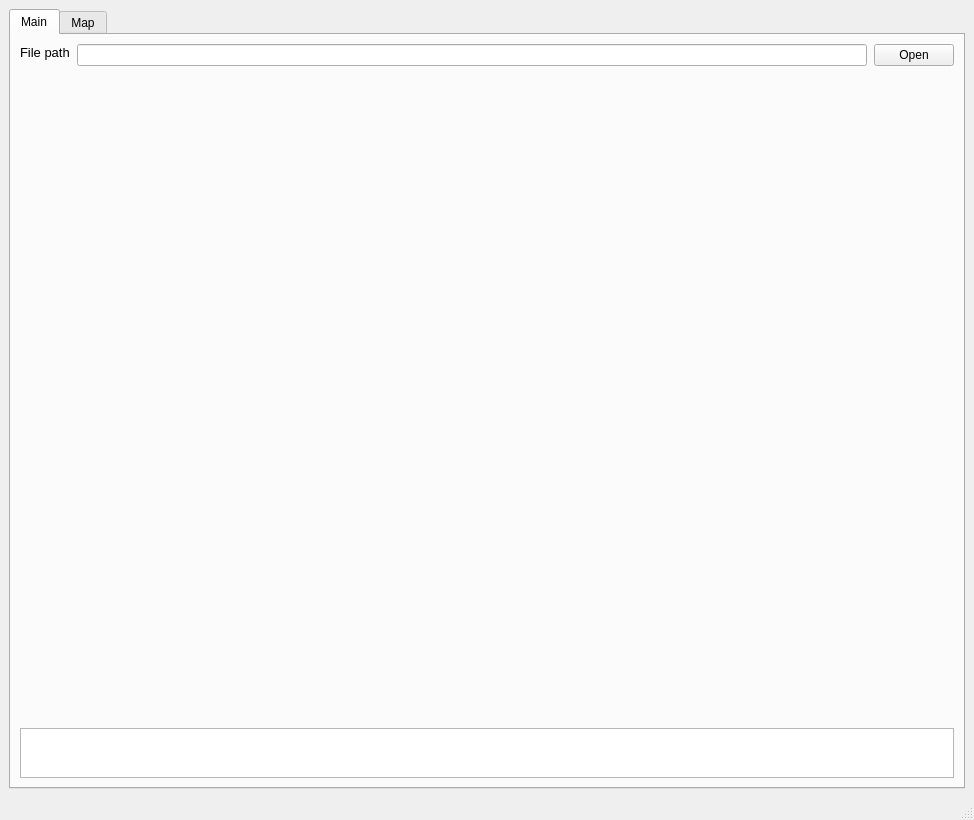
<?xml version="1.0" encoding="UTF-8"?>
<ui version="4.0">
 <class>MainWindow</class>
 <widget class="QMainWindow" name="MainWindow">
  <property name="geometry">
   <rect>
    <x>0</x>
    <y>0</y>
    <width>974</width>
    <height>820</height>
   </rect>
  </property>
  <property name="windowTitle">
   <string>MainWindow</string>
  </property>
  <widget class="QWidget" name="centralwidget">
   <layout class="QVBoxLayout" name="verticalLayout_2">
    <item>
     <layout class="QHBoxLayout" name="horizontalLayout_9">
      <item>
       <widget class="QTabWidget" name="tabWidget">
        <property name="enabled">
         <bool>true</bool>
        </property>
        <property name="currentIndex">
         <number>0</number>
        </property>
        <widget class="QWidget" name="main_tab">
         <attribute name="title">
          <string>Main</string>
         </attribute>
         <layout class="QVBoxLayout" name="verticalLayout">
          <item>
           <layout class="QHBoxLayout" name="horizontalLayout_2">
            <property name="spacing">
             <number>7</number>
            </property>
            <item>
             <widget class="QLabel" name="label">
              <property name="maximumSize">
               <size>
                <width>16777215</width>
                <height>20</height>
               </size>
              </property>
              <property name="font">
               <font>
                <pointsize>10</pointsize>
               </font>
              </property>
              <property name="text">
               <string>File path</string>
              </property>
              <property name="alignment">
               <set>Qt::AlignLeading|Qt::AlignLeft|Qt::AlignTop</set>
              </property>
              <property name="wordWrap">
               <bool>false</bool>
              </property>
              <property name="margin">
               <number>0</number>
              </property>
              <property name="indent">
               <number>-1</number>
              </property>
             </widget>
            </item>
            <item>
             <widget class="QLineEdit" name="LE_file_path">
              <property name="sizePolicy">
               <sizepolicy hsizetype="Expanding" vsizetype="Maximum">
                <horstretch>0</horstretch>
                <verstretch>0</verstretch>
               </sizepolicy>
              </property>
              <property name="layoutDirection">
               <enum>Qt::LeftToRight</enum>
              </property>
              <property name="alignment">
               <set>Qt::AlignLeading|Qt::AlignLeft|Qt::AlignTop</set>
              </property>
             </widget>
            </item>
            <item>
             <widget class="QPushButton" name="PB_open_file">
              <property name="sizePolicy">
               <sizepolicy hsizetype="Minimum" vsizetype="Fixed">
                <horstretch>0</horstretch>
                <verstretch>0</verstretch>
               </sizepolicy>
              </property>
              <property name="text">
               <string>Open</string>
              </property>
             </widget>
            </item>
           </layout>
          </item>
          <item>
           <widget class="QWidget" name="widget" native="true">
            <property name="minimumSize">
             <size>
              <width>0</width>
              <height>500</height>
             </size>
            </property>
           </widget>
          </item>
          <item>
           <widget class="QTextEdit" name="TE_warning">
            <property name="sizePolicy">
             <sizepolicy hsizetype="Expanding" vsizetype="Minimum">
              <horstretch>0</horstretch>
              <verstretch>0</verstretch>
             </sizepolicy>
            </property>
            <property name="maximumSize">
             <size>
              <width>16777215</width>
              <height>50</height>
             </size>
            </property>
           </widget>
          </item>
         </layout>
        </widget>
        <widget class="QWidget" name="map_tab">
         <attribute name="title">
          <string>Map</string>
         </attribute>
         <layout class="QVBoxLayout" name="verticalLayout_5">
          <item>
           <layout class="QHBoxLayout" name="horizontalLayout_3">
            <item>
             <widget class="QPushButton" name="PB_show_by_year">
              <property name="maximumSize">
               <size>
                <width>920</width>
                <height>30</height>
               </size>
              </property>
              <property name="text">
               <string>Show</string>
              </property>
             </widget>
            </item>
           </layout>
          </item>
         </layout>
        </widget>
       </widget>
      </item>
     </layout>
    </item>
   </layout>
  </widget>
  <widget class="QMenuBar" name="menubar">
   <property name="geometry">
    <rect>
     <x>0</x>
     <y>0</y>
     <width>974</width>
     <height>26</height>
    </rect>
   </property>
  </widget>
  <widget class="QStatusBar" name="statusbar"/>
 </widget>
 <resources/>
 <connections/>
</ui>
